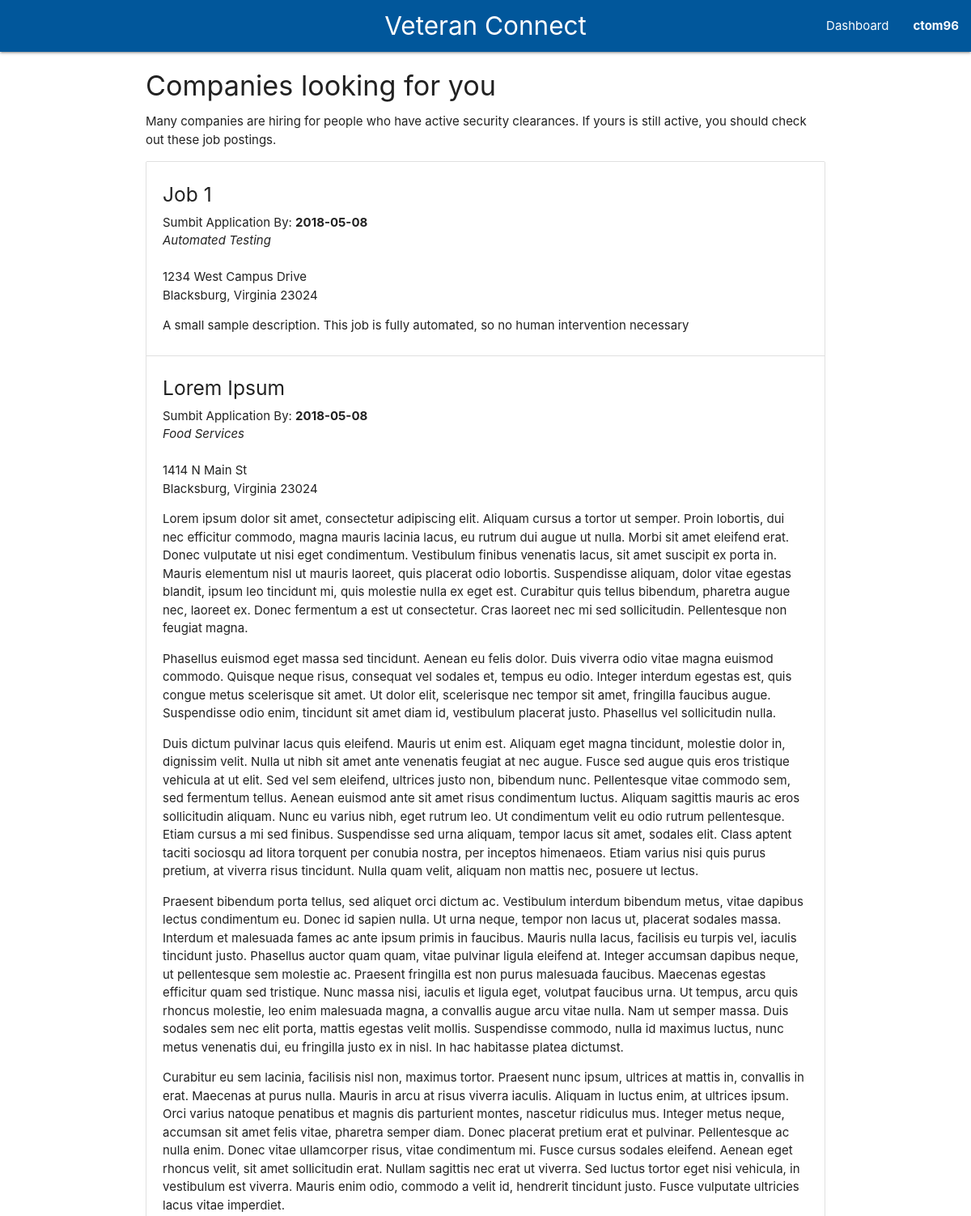
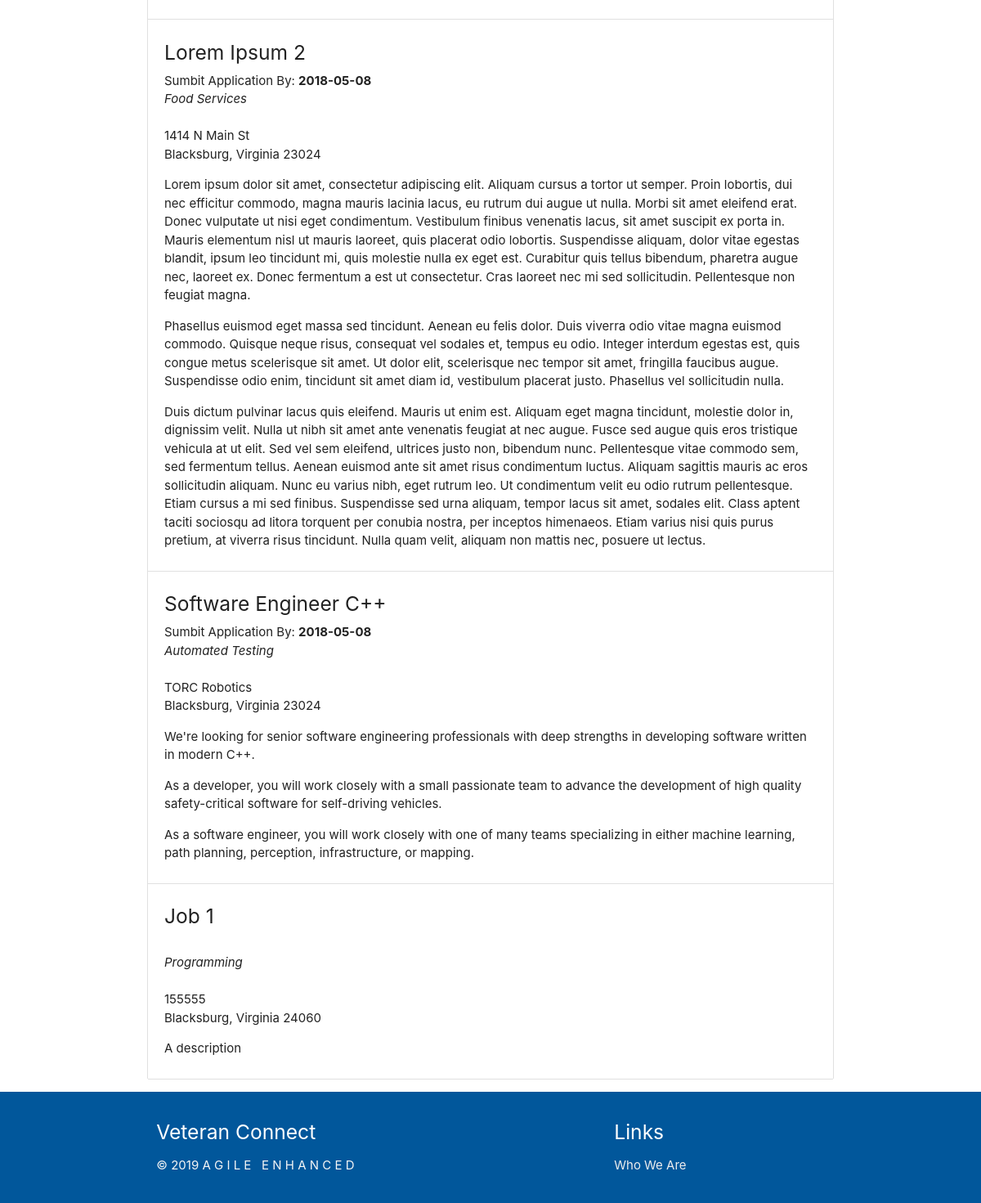
Page /employment/ (signed in) on the committed database (2 pictures, top to bottom).
### tables this page shows
CREATE TABLE users (
    user_id INTEGER PRIMARY KEY AUTOINCREMENT,
    username TEXT UNIQUE NOT NULL,
    password TEXT NOT NULL,
    firstName TEXT,
    lastName TEXT, 
    email TEXT,
    isEmployer INTEGER
);

CREATE TABLE jobs (
    job_id INTEGER PRIMARY KEY AUTOINCREMENT,
    title TEXT NOT NULL,
    description TEXT NOT NULL,
    industry TEXT,
    time_posted TEXT,
    due_date TEXT,
    street_address TEXT NOT NULL,
    city TEXT NOT NULL,
    state TEXT NOT NULL,
    zipcode INTEGER NOT NULL
);

### employment.py (the view)
@employment.route('/')
def show_employment():
    jobsRow = db.get_all_jobs()
    jobs = []
    for job in jobsRow:
        jobs.append(convert_job(job))
    if jobs is not None:
        session["jobs"] = jobs
    uid = session.get("user_id")
    if uid is not None:
        user = db.get_user_by_id(uid)
        session['employer'] = user['isEmployer'] != 0
    return render_template('employment.html')

### auth.py (called while the page is built)
@auth.before_app_request
def load_logged_in_user():
    user_id = session.get('user_id')
    if user_id is None:
        g.user = None
    else:
        g.user = db.get_user_by_id(user_id)

### db.py (called while the page is built)
def get_db():
    if 'db' not in g:
        g.db = sqlite3.connect(
            current_app.config['DATABASE'],
            detect_types=sqlite3.PARSE_DECLTYPES
        )
        g.db.row_factory = sqlite3.Row
    return g.db

def query_db(query, args=(), one=False):
    cur = get_db().execute(query, args)
    rv = cur.fetchall()
    cur.close()
    return (rv[0] if rv else None) if one else rv

def get_user_by_id(user_id):
    return get_db().execute('SELECT * FROM users WHERE user_id = ?', (user_id,)).fetchone()

def get_all_jobs(): #Might want to limit amount.
    try:
        return query_db('SELECT * FROM jobs', (), one=False)
    except Exception as e:
        print "Error getting jobs in db", e

### employment.py (called while the page is built)
def convert_job(row):
    paras = row['description'].split('  ')
    job = {
        'job_id': row['job_id'],
        'title': row['title'],
        'description': paras,
        'industry': row['industry'],
        'time_posted': row['time_posted'],
        'due_date': row['due_date'],
        'street_address': row['street_address'],
        'city': row['city'],
        'state': row['state'],
        'zipcode': row['zipcode'],
    }
    return job

### templates/employment.html (shortened to what this page needs)
{% extends 'base.html' %}
{% block content %}
<div class="container">
    <h4>Companies looking for you</h4>
    <p>Many companies are hiring for people who have active security clearances.
       If yours is still active, you should check out these job postings.</p>
    <ul class="collection">
        {% if session["jobs"] %}
            {% for job in session["jobs"] %}
                <li class="collection-item">
                    <h5>{{job['title']}}</h5>
                    {% if job['due_date'] %}
                    <span>Sumbit Application By: <b>{{job['due_date']}}</b></span>
                    {% endif %}
                    <br>
                    <i>{{job['industry']}}</i>
                    <br><br>
                    <span>{{job['street_address']}}</span><br>
                    <span>{{job['city']}}, {{job['state']}} {{job['zipcode']}}</span>
                    {% for para in job['description'] %}
                    <p>{{para}}</p>
                    {% endfor %}
                </li>
            {% endfor %}
        {% endif %}
    </ul>
</div>
{% endblock %}

### templates/base.html (shortened to what this page needs)
<!DOCTYPE html>
<html lang="en">
<head>
    <link rel="stylesheet" type="text/css" href="/static/css/materialize.css">
    <link rel="stylesheet" type="text/css" href="/static/css/custom.css">
</head>
<body>
    <header>
        <nav>
            <div class="nav-wrapper light-blue darken-4">
                <a href="/" class="brand-logo center" id="veteran-connect-logo">Veteran Connect</a>
                <ul id="nav-mobile" class="right hide-on-med-and-down">
                    {% if session['user_id'] %}
                    <li><a href="/dashboard">Dashboard</a></li>
                    {% else %}
                    <li><a href="/login">Sign In</a></li>
                    <li><a href="/register">Register</a></li>
                    {% endif %}
                    <li>
                        <a class="dropdown-trigger" href="#!" data-target="nav-dropdown">
                            {% if session['user_id'] %}
                            {{session['username']}}
                            {% else %}
                            Anonymous
                            {% endif %}
                        </a>
                    </li>
                </ul>
            </div>
        </nav>
    </header>
    <main>
        {% block content %}{% endblock %}
    </main>
    <footer class="page-footer light-blue darken-4">
        <div class="container light-blue darken-4">
          <div class="row">
            <div class="col l6 s12">
              <h5 class="white-text">Veteran Connect</h5>
              <p class="grey-text text-lighten-4" style="white-space: pre;">© 2019 A G I L E   E N H A N C E D </p>
            </div>
            <div class="col l4 offset-l2 s12">
              <h5 class="white-text">Links</h5>
              <ul>
                <li><a class="grey-text text-lighten-3" href="/about_us">Who We Are</a></li>
              </ul>
            </div>
          </div>
        </div>
    </footer>
</body>
</html>

### static/css/custom.css (style rules this page uses)
.dropdown-trigger { font-weight: bold; }

### rows in the picture
users: username "ctom96"
jobs: title "Job 1", due_date "2018-05-08", industry "Automated Testing", street_address "1234 West Campus Drive", city "Blacksburg", state "Virginia", zipcode "23024", description "A small sample description. This job is fully automated, so no human intervention necessary"
jobs: title "Lorem Ipsum", due_date "2018-05-08", industry "Food Services", street_address "1414 N Main St", city "Blacksburg", state "Virginia", zipcode "23024", para "Lorem ipsum dolor sit amet, consectetur adipiscing elit. Aliquam cursus a tortor ut semper. Proin lobortis, dui nec efficitur commodo, magna mauris lacinia lacus, eu rutrum dui augue ut nulla. Morbi sit amet eleifend erat. Donec vulputate ut nisi eget condimentum. Vestibulum finibus venenatis lacus, sit amet suscipit ex porta in. Mauris elementum nisl ut mauris laoreet, quis placerat odio lobortis. Suspendisse aliquam, dolor vitae egestas blandit, ipsum leo tincidunt mi, quis molestie nulla ex eget est. Curabitur quis tellus bibendum, pharetra augue nec, laoreet ex. Donec fermentum a est ut consectetur. Cras laoreet nec mi sed sollicitudin. Pellentesque non feugiat magna." "Phasellus euismod eget massa sed tincidunt. Aenean eu felis dolor. Duis viverra odio vitae magna euismod commodo. Quisque neque risus, consequat vel sodales et, tempus eu odio. Integer interdum egestas est, quis congue metus scelerisque sit amet. Ut dolor elit, scelerisque nec tempor sit amet, fringilla faucibus augue. Suspendisse odio enim, tincidunt sit amet diam id, vestibulum placerat justo. Phasellus vel sollicitudin nulla." "Duis dictum pulvinar lacus quis eleifend. Mauris ut enim est. Aliquam eget magna tincidunt, molestie dolor in, dignissim velit. Nulla ut nibh sit amet ante venenatis feugiat at nec augue. Fusce sed augue quis eros tristique vehicula at ut elit. Sed vel sem eleifend, ultrices justo non, bibendum nunc. Pellentesque vitae commodo sem, sed fermentum tellus. Aenean euismod ante sit amet risus condimentum luctus. Aliquam sagittis mauris ac eros sollicitudin aliquam. Nunc eu varius nibh, eget rutrum leo. Ut condimentum velit eu odio rutrum pellentesque. Etiam cursus a mi sed finibus. Suspendisse sed urna aliquam, tempor lacus sit amet, sodales elit. Class aptent taciti sociosqu ad litora torquent…" "Praesent bibendum porta tellus, sed aliquet orci dictum ac. Vestibulum interdum bibendum metus, vitae dapibus lectus condimentum eu. Donec id sapien nulla. Ut urna neque, tempor non lacus ut, placerat sodales massa. Interdum et malesuada fames ac ante ipsum primis in faucibus. Mauris nulla lacus, facilisis eu turpis vel, iaculis tincidunt justo. Phasellus auctor quam quam, vitae pulvinar ligula eleifend at. Integer accumsan dapibus neque, ut pellentesque sem molestie ac. Praesent fringilla est non purus malesuada faucibus. Maecenas egestas efficitur quam sed tristique. Nunc massa nisi, iaculis et ligula eget, volutpat faucibus urna. Ut tempus, arcu quis rhoncus molestie, leo enim malesuada…" "Curabitur eu sem lacinia, facilisis nisl non, maximus tortor. Praesent nunc ipsum, ultrices at mattis in, convallis in erat. Maecenas at purus nulla. Mauris in arcu at risus viverra iaculis. Aliquam in luctus enim, at ultrices ipsum. Orci varius natoque penatibus et magnis dis parturient montes, nascetur ridiculus mus. Integer metus neque, accumsan sit amet felis vitae, pharetra semper diam. Donec placerat pretium erat et pulvinar. Pellentesque ac nulla enim. Donec vitae ullamcorper risus, vitae condimentum mi. Fusce cursus sodales eleifend. Aenean eget rhoncus velit, sit amet sollicitudin erat. Nullam sagittis nec erat ut viverra. Sed luctus tortor eget nisi vehicula, in vestibulum est…"
jobs: title "Lorem Ipsum 2", due_date "2018-05-08", industry "Food Services", street_address "1414 N Main St", city "Blacksburg", state "Virginia", zipcode "23024", para "Lorem ipsum dolor sit amet, consectetur adipiscing elit. Aliquam cursus a tortor ut semper. Proin lobortis, dui nec efficitur commodo, magna mauris lacinia lacus, eu rutrum dui augue ut nulla. Morbi sit amet eleifend erat. Donec vulputate ut nisi eget condimentum. Vestibulum finibus venenatis lacus, sit amet suscipit ex porta in. Mauris elementum nisl ut mauris laoreet, quis placerat odio lobortis. Suspendisse aliquam, dolor vitae egestas blandit, ipsum leo tincidunt mi, quis molestie nulla ex eget est. Curabitur quis tellus bibendum, pharetra augue nec, laoreet ex. Donec fermentum a est ut consectetur. Cras laoreet nec mi sed sollicitudin. Pellentesque non feugiat magna." "Phasellus euismod eget massa sed tincidunt. Aenean eu felis dolor. Duis viverra odio vitae magna euismod commodo. Quisque neque risus, consequat vel sodales et, tempus eu odio. Integer interdum egestas est, quis congue metus scelerisque sit amet. Ut dolor elit, scelerisque nec tempor sit amet, fringilla faucibus augue. Suspendisse odio enim, tincidunt sit amet diam id, vestibulum placerat justo. Phasellus vel sollicitudin nulla." "Duis dictum pulvinar lacus quis eleifend. Mauris ut enim est. Aliquam eget magna tincidunt, molestie dolor in, dignissim velit. Nulla ut nibh sit amet ante venenatis feugiat at nec augue. Fusce sed augue quis eros tristique vehicula at ut elit. Sed vel sem eleifend, ultrices justo non, bibendum nunc. Pellentesque vitae commodo sem, sed fermentum tellus. Aenean euismod ante sit amet risus condimentum luctus. Aliquam sagittis mauris ac eros sollicitudin aliquam. Nunc eu varius nibh, eget rutrum leo. Ut condimentum velit eu odio rutrum pellentesque. Etiam cursus a mi sed finibus. Suspendisse sed urna aliquam, tempor lacus sit amet, sodales elit. Class aptent taciti sociosqu ad litora torquent…"
jobs: title "Software Engineer C++", due_date "2018-05-08", industry "Automated Testing", street_address "TORC Robotics", city "Blacksburg", state "Virginia", zipcode "23024", para "We're looking for senior software engineering professionals with deep strengths in developing software written in modern C++." "As a developer, you will work closely with a small passionate team to advance the development of high quality safety-critical software for self-driving vehicles." "As a software engineer, you will work closely with one of many teams specializing in either machine learning, path planning, perception, infrastructure, or mapping."
jobs: title "Job 1", industry "Programming", street_address "155555", city "Blacksburg", state "Virginia", zipcode "24060", description "A description"
